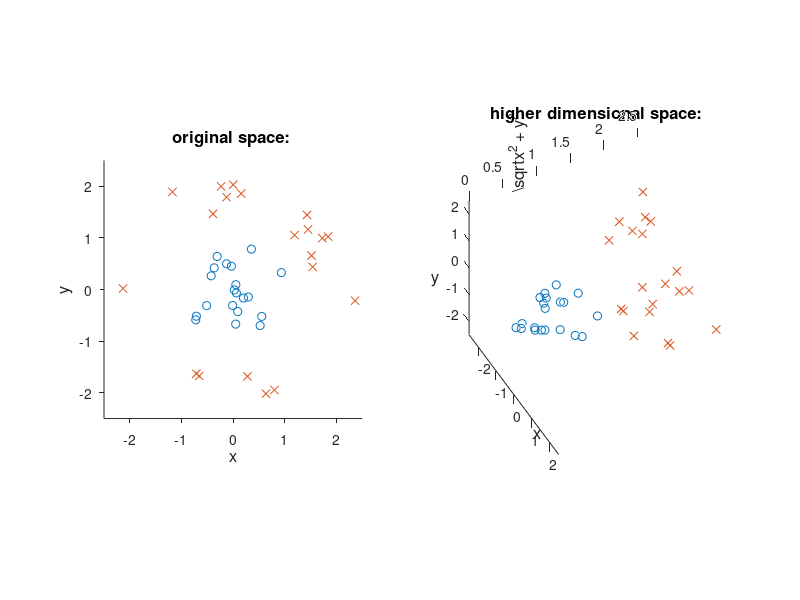

The MATLAB script that drew this image:
rng(12192018);
N = 20;

saveResults = false;
figDir = 'tex/figs_src';


rRanges = [0    1;
           1.5 2.5];
M = size(rRanges,1);
       
rs = zeros(N,M);
for ii = 1:M
    rs(:,ii) = rand(N,1)*(rRanges(ii,2)-rRanges(ii,1)) + rRanges(ii,1);
end

psis = rand(N,M)*2*pi;


xs = cos(psis).*rs;
ys = sin(psis).*rs;
zs = sqrt(xs.^2+ys.^2);


figure(1);
fontSize_axis = 10;
fontSize_label = 12;
fontSize_title = 12;
clf

colors = [0    0.4470    0.7410;
          0.8500    0.3250    0.0980];
ms = 6;
mm = {'o','x'};
      


subplot(1,2,1)
hold on
for ii = 1:M
    plot(xs(:,ii),ys(:,ii),mm{ii},'Color',colors(ii,:),'MarkerSize',ms);
end

title('original space: ','FontSize',fontSize_title);
xlabel('x','FontSize',fontSize_label);
ylabel('y','FontSize',fontSize_label);
set(gca,'TickDir','out','box','off','FontSize',fontSize_axis);
axis equal
axis square
xlim([-2.5 2.5]);
ylim([-2.5 2.5]);
hold off


subplot(1,2,2)
hold on

for ii = 1:M
    plot3(xs(:,ii),ys(:,ii),zs(:,ii),mm{ii},'Color',colors(ii,:),'MarkerSize',ms);
%     plot(xs(:,ii),zs(:,ii),mm{ii},'Color',colors(ii,:),'MarkerSize',ms);
end

title('higher dimensional space: ','FontSize',fontSize_title);
xlabel('x','FontSize',fontSize_label);
ylabel('y','FontSize',fontSize_label);
zlabel('\sqrt{x^2 + y^2}','FontSize',fontSize_label);
set(gca,'TickDir','out','box','off','FontSize',fontSize_axis);
set(gca,'CameraPosition',[-24.2590 -27.4869 7.6523],'CameraTarget',[-0.1774 0.0727 1.2500]);
axis equal
axis square
xlim([-2.5 2.5]);
ylim([-2.5 2.5]);
zlim([0 2.5]);
hold off

if(saveResults)
    saveas(gcf,sprintf('%s/kernelDemo_raw.eps',figDir),'epsc');
end